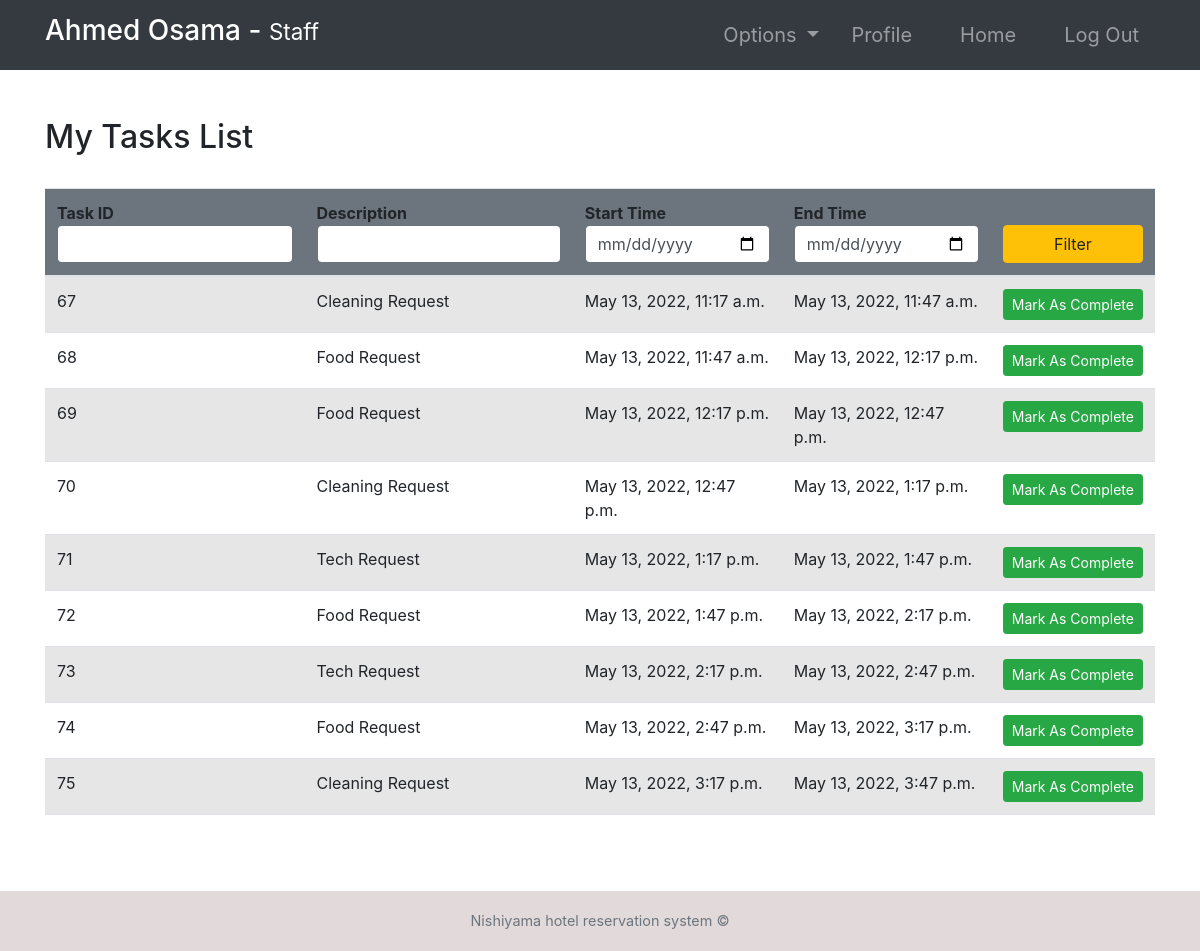
The page /tasks/ (signed in) on the database its author committed.
### accounts/models.py (models this page shows, shortened)
class Task(models.Model):
    employee = models.ForeignKey(
        Employee,   null=True, on_delete=models.CASCADE)
    startTime = models.DateTimeField()
    endTime = models.DateTimeField()
    description = models.TextField()

### accounts/views.py (the view, shortened to what this page needs)
# urls.py: path('tasks/', tasks, name="tasks"),
@login_required(login_url='login')
def tasks(request):
    role = str(request.user.groups.all()[0])
    path = role + "/"
    tempEmp = Employee.objects.get(user=request.user)
    tasks = Task.objects.filter(employee=tempEmp)
    context = {
        "role": role,
        'tasks': tasks
    }
    return render(request, path + "tasks.html", context)

### Templates/staff/tasks.html (shortened to what this page needs)
{% extends '../index.html' %}
{% block context %}
<div class="container py-5">
    <div class="table-header row">
        <div class="col-sm-12 col-md-12 col-lg-4 mb-4">
            <h2>My Tasks List</h2>
        </div>
    </div>
    <table class="table table-hover table-striped">
        <thead class="bg-secondary rounded">
            <tr>
                <form action="" method="POST">
                    <th>Task ID <input type="number" name="id" value="{{id}}"
                            class="form-control border border-secondary"></th>
                    <th>Description <input type="text" name="desc" value="{{desc}}"
                            class="form-control border border-secondary"></th>
                    <th>Start Time <input type="date" name="fd" value="{{fd}}"
                            class="form-control border border-secondary"></th>
                    <th>End Time <input type="date" name="ed" value="{{ed}}"
                            class="form-control border border-secondary"></th>
                    <th><button type="submit" name="filter" class="btn btn-warning w-100">Filter</button></th>
                </form>
            </tr>
        </thead>
        <tbody>
            {% for t in tasks %}
            <tr>
                <td>{{t.id}}</td>
                <td>{{t.description}}</td>
                <td>{{t.startTime}}</td>
                <td>{{t.endTime}}</td>
                <form action="" method="POST">
                    <td><a type="submit" name="markAsComplete" class="btn btn-sm btn-success w-100"
                            href="{% url 'completeTask' t.id %}">Mark&nbsp;As&nbsp;Complete</a></td>
                </form>
            </tr>
            {% endfor %}
        </tbody>
    </table>
</div>
{% endblock %}

### Templates/incs/nav.html (shortened to what this page needs)
<link rel="stylesheet" href="https://cdn.jsdelivr.net/npm/bootstrap@4.6.0/dist/css/bootstrap.min.css"
>
<nav class="navbar navbar-dark bg-dark navbar-expand-lg py-1 " role="navigation" >
    <div class="container" >
        <a href="" class="navbar-brand">
            <h3 class="text-capitalize">
                {{ request.user.first_name }} {{ request.user.last_name }} -
                <small>
                    {{ role }}
                </small>
            </h3>
        </a>
        <div class="collapse navbar-collapse" id="navbarTags">
            <ul class="navbar-nav ml-auto">
                <li class="nav-item dropdown p-2">
                    <a class="nav-link dropdown-toggle" href="#" id="navbarDropdown" role="button"
                        data-toggle="dropdown" aria-haspopup="true" aria-expanded="false">
                        Options
                    </a>
                </li>
                <li class="nav-item mr-3 p-2">
                    {% if role == 'staff' or role == 'receptionist' or role == 'admin' or role == 'manager' %}
                    <a href="{% url 'employee-profile' user.id %}" class="nav-link">Profile</a>
                    {% endif %}
                </li>
                <li class="nav-item mr-3 p-2">
                    <a href="{% url 'Home'  %}" class="nav-link">Home</a>
                </li>
                <li class="nav-item p-2 ">
                    <a href="{% url 'logout' %}" class="nav-link">Log Out</a>
                </li>
            </ul>
        </div>
    </div>
</nav>

### static/css/main.css (style rules this page uses)
* { margin: 0; padding: 0; -webkit-font-smoothing: antialiased; }
body { position: relative; }
nav .nav-item { font-size: 20px; }

### rows shown on the page
Task: id "67", description "Cleaning Request", startTime "May 13, 2022, 11:17 a.m.", endTime "May 13, 2022, 11:47 a.m."
Task: id "68", description "Food Request", startTime "May 13, 2022, 11:47 a.m.", endTime "May 13, 2022, 12:17 p.m."
Task: id "69", description "Food Request", startTime "May 13, 2022, 12:17 p.m.", endTime "May 13, 2022, 12:47 p.m."
Task: id "70", description "Cleaning Request", startTime "May 13, 2022, 12:47 p.m.", endTime "May 13, 2022, 1:17 p.m."
Task: id "71", description "Tech Request", startTime "May 13, 2022, 1:17 p.m.", endTime "May 13, 2022, 1:47 p.m."
Task: id "72", description "Food Request", startTime "May 13, 2022, 1:47 p.m.", endTime "May 13, 2022, 2:17 p.m."
Task: id "73", description "Tech Request", startTime "May 13, 2022, 2:17 p.m.", endTime "May 13, 2022, 2:47 p.m."
Task: id "74", description "Food Request", startTime "May 13, 2022, 2:47 p.m.", endTime "May 13, 2022, 3:17 p.m."
Task: id "75", description "Cleaning Request", startTime "May 13, 2022, 3:17 p.m.", endTime "May 13, 2022, 3:47 p.m."

### other values the page prints
{{ request.user.first_name }} "Ahmed"
{{ request.user.last_name }} "Osama"
{{ role }} "Staff"
